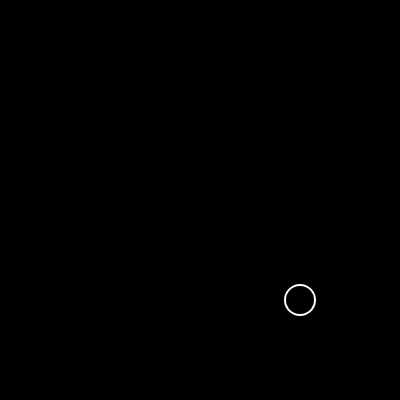
Frame 1 (no input)
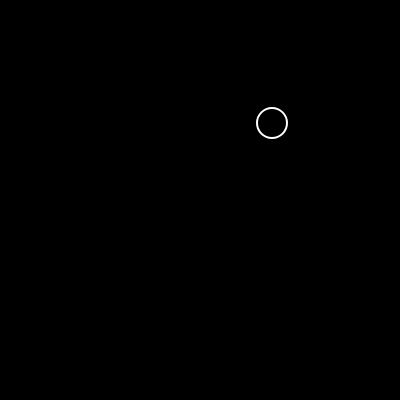
Frame 60 (no input)
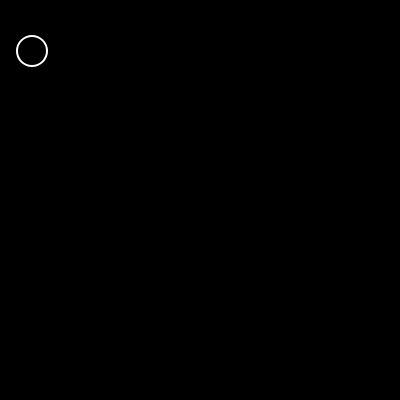
Frame 120 (the mouse pressed at the canvas centre since frame 60)

The p5.js sketch that drew these frames (run headless with seeded random() and noise() and a simulated clock; from frame 60 on, the mouse is pressed at the canvas centre):

// p5.js sketch
// ── sketch.js
let ball = {
  x: 300, 
  y: 300,
  xspeed: 4,
  yspeed: -3,
  r: 30,
};

function setup() {
  createCanvas(400, 400);
}

function draw() {
  background(0);
  
  // Draw logic
  stroke(255);
  noFill();
  strokeWeight(2);
  ellipse(ball.x, ball.y, ball.r, ball.r);
  
  // bounce logic
  if (ball.x < 0 || ball.x > width) {
    ball.xspeed *= -1;
  }
  if (ball.y < 0 || ball.y > height) {
    ball.yspeed *= -1;
  }
  
  // move logic
  ball.x = ball.x + ball.xspeed;
  ball.y = ball.y + ball.yspeed;
  
}
